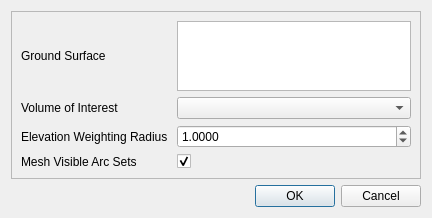
<?xml version="1.0" encoding="UTF-8"?>
<ui version="4.0">
 <class>qtCMBSceneSurfaceMesherDialog</class>
 <widget class="QDialog" name="qtCMBSceneSurfaceMesherDialog">
  <property name="geometry">
   <rect>
    <x>0</x>
    <y>0</y>
    <width>432</width>
    <height>217</height>
   </rect>
  </property>
  <property name="windowTitle">
   <string>Meshing Dialog</string>
  </property>
  <layout class="QGridLayout">
   <item row="0" column="0">
    <widget class="QFrame" name="frame">
     <property name="frameShape">
      <enum>QFrame::StyledPanel</enum>
     </property>
     <property name="frameShadow">
      <enum>QFrame::Raised</enum>
     </property>
     <layout class="QGridLayout">
      <item row="0" column="0">
       <widget class="QLabel" name="label_5">
        <property name="text">
         <string>Ground Surface</string>
        </property>
        <property name="buddy">
         <cstring>SurfaceList</cstring>
        </property>
       </widget>
      </item>
      <item row="0" column="1">
       <widget class="QListWidget" name="SurfaceList">
        <property name="selectionMode">
         <enum>QAbstractItemView::MultiSelection</enum>
        </property>
       </widget>
      </item>
      <item row="2" column="0">
       <widget class="QLabel" name="label_2">
        <property name="sizePolicy">
         <sizepolicy hsizetype="Ignored" vsizetype="Preferred">
          <horstretch>0</horstretch>
          <verstretch>0</verstretch>
         </sizepolicy>
        </property>
        <property name="text">
         <string>Volume of Interest</string>
        </property>
        <property name="buddy">
         <cstring>VOI</cstring>
        </property>
       </widget>
      </item>
      <item row="2" column="1">
       <widget class="QComboBox" name="VOI"/>
      </item>
      <item row="5" column="1">
       <spacer>
        <property name="orientation">
         <enum>Qt::Vertical</enum>
        </property>
        <property name="sizeHint" stdset="0">
         <size>
          <width>20</width>
          <height>40</height>
         </size>
        </property>
       </spacer>
      </item>
      <item row="3" column="0">
       <widget class="QLabel" name="label_8">
        <property name="text">
         <string>Elevation Weighting Radius </string>
        </property>
        <property name="buddy">
         <cstring>ElevationWeightRadius</cstring>
        </property>
       </widget>
      </item>
      <item row="3" column="1">
       <widget class="QDoubleSpinBox" name="ElevationWeightRadius">
        <property name="decimals">
         <number>4</number>
        </property>
        <property name="value">
         <double>1.000000000000000</double>
        </property>
       </widget>
      </item>
      <item row="4" column="1">
       <widget class="QCheckBox" name="MeshVisibleArcSets">
        <property name="toolTip">
         <string>Mesh visible arc sets as extrusions</string>
        </property>
        <property name="text">
         <string/>
        </property>
        <property name="checked">
         <bool>true</bool>
        </property>
       </widget>
      </item>
      <item row="4" column="0">
       <widget class="QLabel" name="label">
        <property name="toolTip">
         <string>Mesh visible arc sets as extrusions</string>
        </property>
        <property name="text">
         <string>Mesh Visible Arc Sets</string>
        </property>
        <property name="buddy">
         <cstring>MeshVisibleArcSets</cstring>
        </property>
       </widget>
      </item>
     </layout>
    </widget>
   </item>
   <item row="1" column="0">
    <widget class="QDialogButtonBox" name="buttonBox">
     <property name="orientation">
      <enum>Qt::Horizontal</enum>
     </property>
     <property name="standardButtons">
      <set>QDialogButtonBox::Cancel|QDialogButtonBox::Ok</set>
     </property>
    </widget>
   </item>
  </layout>
 </widget>
 <resources/>
 <connections>
  <connection>
   <sender>buttonBox</sender>
   <signal>accepted()</signal>
   <receiver>qtCMBSceneSurfaceMesherDialog</receiver>
   <slot>accept()</slot>
   <hints>
    <hint type="sourcelabel">
     <x>248</x>
     <y>254</y>
    </hint>
    <hint type="destinationlabel">
     <x>157</x>
     <y>274</y>
    </hint>
   </hints>
  </connection>
  <connection>
   <sender>buttonBox</sender>
   <signal>rejected()</signal>
   <receiver>qtCMBSceneSurfaceMesherDialog</receiver>
   <slot>reject()</slot>
   <hints>
    <hint type="sourcelabel">
     <x>316</x>
     <y>260</y>
    </hint>
    <hint type="destinationlabel">
     <x>286</x>
     <y>274</y>
    </hint>
   </hints>
  </connection>
 </connections>
</ui>
